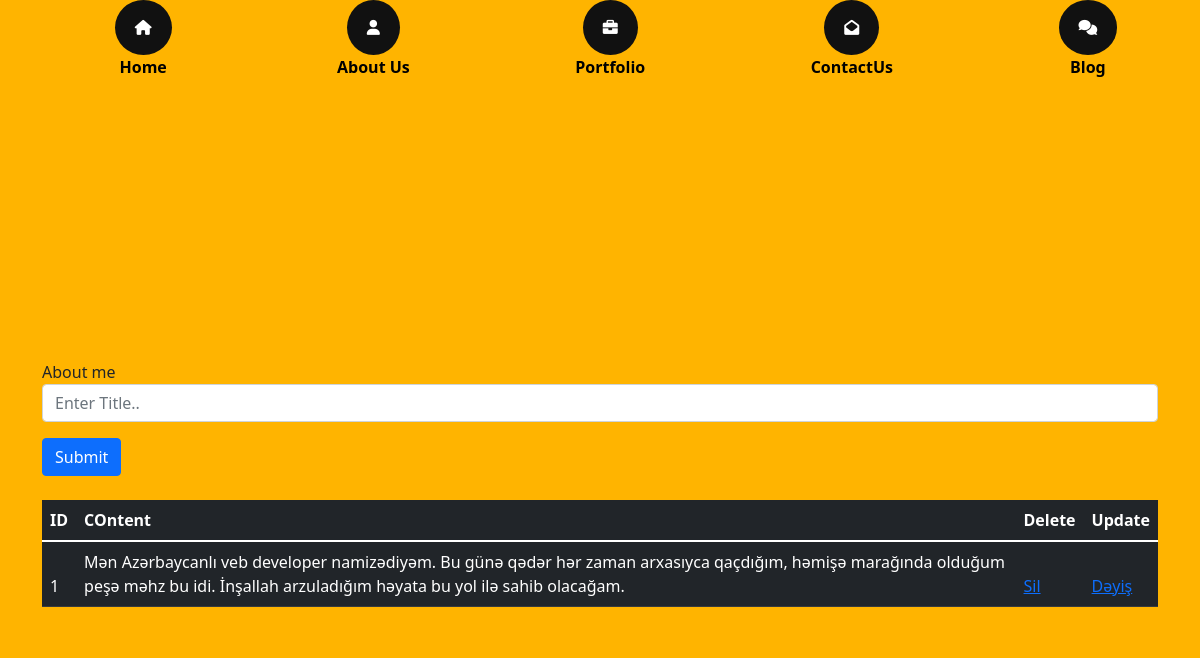
The page /admin/home on the database its author committed.
### modules.py (models this page shows)
class Home(db.Model):
    id=db.Column(db.Integer,primary_key=True)
    home_content = db.Column(db.String(1000))

### routes/admin/routes.py (the view, shortened to what this page needs)
@app.route("/admin/home", methods=["GET","POST"])
def home():
    from modules import Home
    import os
    from run import db
    from werkzeug.utils import secure_filename
    homes = Home.query.all()
    return render_template("admin/home.html", homes=homes)

### templates/admin/home.html
{% extends "admin/base.html" %} {% block content %}
<div class="main">
    <div class="container">
        <form action="/admin/home" method="POST" enctype="multipart/form-data">
            <div class="form-group">
                <label class="text-dark" for="exampleInputEmail1">About me</label>
                <input type="text" name="home_content" class="form-control" id="exampleInputEmail1" aria-describedby="emailHelp" placeholder="Enter Title..">
            </div>
            <button type="submit" class="btn btn-primary mt-3">Submit</button>
            <table class="table table-dark my-4">
                <thead>
                    <tr>
                        <th>ID</th>
                        <th scope="col">COntent</th>
                        <th scope="col">Delete</th>
                        <th scope="col">Update</th>
                    </tr>
                </thead>
                <thead>
                    {% for home in homes %}
                    <tr>
                        <td>{{home.id}}</td>
                        <td>{{home.home_content}}</td>
                        <td><a href="/homeDelete/{{home.id}}">Sil</a></td>
                        <td>
                            <a href="/homeUpdate/{{home.id}}">Dəyiş</a>
                        </td>
                    </tr>{% endfor %}
                </thead>
            </table>
        </form>
    </div>
</div>
{% endblock %}

### static/css/base.css (style rules this page uses)
body { margin: 0; padding: 0; border: 0; font-size: 100%; font: inherit; vertical-align: baseline; background-color: #252525; background-image: linear-gradient(45deg, #ffb400 50%, #252525 35%, #ffb400 42%); }
.container { background-color: #ffb400; width: 100%; margin: 0 auto; }
.main { height: 100vh; display: flex; align-items: center; justify-content: center; }

### rows shown on the page
Home: id "1", home_content "Mən Azərbaycanlı veb developer namizədiyəm. Bu günə qədər hər zaman arxasıyca qaçdığım, həmişə marağında olduğum peşə məhz bu idi. İnşallah arzuladığım həyata bu yol ilə sahib olacağam."
